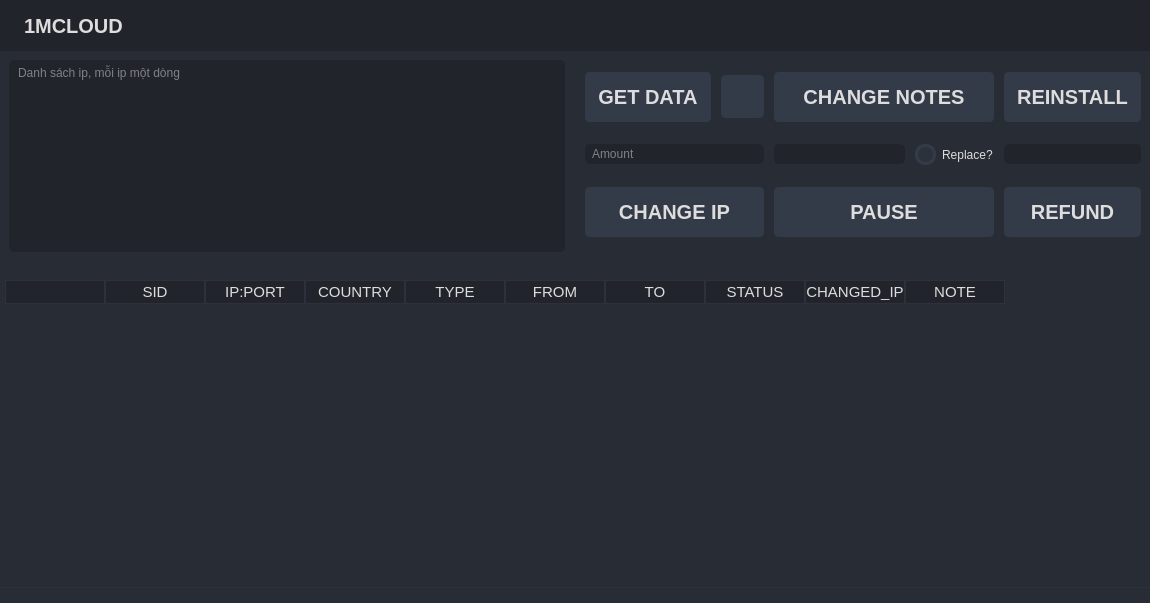
<?xml version="1.0" encoding="UTF-8"?>
<ui version="4.0">
 <class>MainWindow</class>
 <widget class="QMainWindow" name="MainWindow">
  <property name="geometry">
   <rect>
    <x>0</x>
    <y>0</y>
    <width>1150</width>
    <height>603</height>
   </rect>
  </property>
  <property name="windowTitle">
   <string>MainWindow</string>
  </property>
  <widget class="QWidget" name="centralwidget">
   <property name="styleSheet">
    <string notr="true">*{ border: none }
#navigationBar { background-color: transparent }
#navigationBar .QPushButton {
	background-color: transparent; border: none }
#navigationBar .QPushButton:hover {
	background-color: rgb(44, 49, 57);
	border-style: solid; border-radius: 4px }
#navigationBar .QPushButton:pressed {
	background-color: rgb(23, 26, 30);
	border-style: solid;
	border-radius: 4px }
#contentTop { background-color: rgb(33, 37, 43) }
#contentTop .QLabel { background-color: transparent; font-size: 15px }
QWidget {
	background-color: rgb(40, 44, 52);
	color: rgb(221, 221, 221);
	font: 15px &quot;Segoe UI&quot; }
QCheckBox::indicator {
    border: 3px solid rgb(52, 59, 72);
	width: 15px;
	height: 15px;
	border-radius: 10px;
    background: rgb(44, 49, 60) }
QCheckBox::indicator:hover { border: 3px solid rgb(58, 66, 81) }
QCheckBox::indicator:checked {
    background: 3px solid rgb(52, 59, 72);
	border: 3px solid rgb(52, 59, 72);
	background-image: url(:/icons/icons/check.svg) }
QTableCornerButton::section { background-color: rgb(33, 37, 43) }
QTableWidget {	
	padding: 5px;
	gridline-color: rgb(44, 49, 58);
	border-bottom: 1px solid rgb(44, 49, 60); }
QTableWidget::item{ border-color: rgb(44, 49, 60) }
QTableWidget::item:selected{ background-color: rgb(189, 147, 249) }
QHeaderView { qproperty-defaultAlignment: AlignCenter }
QHeaderView::section{
	background-color: rgb(33, 37, 43);
	border: 1px solid rgb(44, 49, 60);
	font-size: 15px }
QScrollBar:horizontal {
	border: none;
	background: rgb(52, 59, 72);
	height: 8px;
	margin: 0px 21px 0 21px;
	border-radius: 0px }
QScrollBar::handle:horizontal {
	background: rgb(189, 147, 249);
	min-width: 25px;
	border-radius: 4px }
QScrollBar::handle:horizontal:hover, QScrollBar::handle:vertical:hover {
	background: rgb(208, 181, 249) }
QScrollBar::handle:horizontal:pressed, QScrollBar::handle:vertical:pressed {
	background: rgb(161, 103, 249) }
QScrollBar::add-line:horizontal {
	border: none;
	background: rgb(55, 63, 77);
	width: 20px;
	border-top-right-radius: 4px;
	border-bottom-right-radius: 4px;
	subcontrol-position: right;
	subcontrol-origin: margin }
QScrollBar::sub-line:horizontal {
	border: none;
	background: rgb(55, 63, 77);
	width: 20px;
	border-top-left-radius: 4px;
	border-bottom-left-radius: 4px;
	subcontrol-position: left;
	subcontrol-origin: margin }
QScrollBar::up-arrow:horizontal, QScrollBar::down-arrow:horizontal,
QScrollBar::add-page:horizontal, QScrollBar::sub-page:horizontal,
QScrollBar::up-arrow:vertical, QScrollBar::down-arrow:vertical,
QScrollBar::add-page:vertical, QScrollBar::sub-page:vertical {
	background: none }
 QScrollBar:vertical {
	border: none;
    background: rgb(52, 59, 72);
    width: 8px;
    margin: 21px 0 21px 0;
	border-radius: 0px }
QScrollBar::handle:vertical {	
	background: rgb(189, 147, 249);
	min-height: 25px;
	border-radius: 4px }
QScrollBar::add-line:vertical {
	border: none;
	background: rgb(55, 63, 77);
	height: 20px;
	border-bottom-left-radius: 4px;
	border-bottom-right-radius: 4px;
	subcontrol-position: bottom;
	subcontrol-origin: margin }
QScrollBar::sub-line:vertical {
	border: none;
	background: rgb(55, 63, 77);
	height: 20px;
	border-top-left-radius: 4px;
	border-top-right-radius: 4px;
	subcontrol-position: top;
	subcontrol-origin: margin }
QScrollBar::add-line:horizontal:hover, QScrollBar::sub-line:horizontal:hover,
QScrollBar::add-line:vertical:hover, QScrollBar::sub-line:vertical:hover {
	background: rgb(64, 69, 77) }
QScrollBar::add-line:horizontal:pressed, QScrollBar::sub-line:horizontal:pressed,
QScrollBar::add-line:vertical:pressed, QScrollBar::sub-line:vertical:pressed {
	background: rgb(189, 147, 249) }</string>
   </property>
   <layout class="QGridLayout" name="gridLayout" rowstretch="0,0,0,0,0,0,0,1,0">
    <property name="leftMargin">
     <number>0</number>
    </property>
    <property name="topMargin">
     <number>0</number>
    </property>
    <property name="rightMargin">
     <number>0</number>
    </property>
    <property name="bottomMargin">
     <number>0</number>
    </property>
    <property name="spacing">
     <number>0</number>
    </property>
    <item row="8" column="1" alignment="Qt::AlignmentFlag::AlignRight">
     <widget class="QFrame" name="sizeGrip">
      <property name="minimumSize">
       <size>
        <width>15</width>
        <height>15</height>
       </size>
      </property>
      <property name="cursor">
       <cursorShape>SizeFDiagCursor</cursorShape>
      </property>
     </widget>
    </item>
    <item row="0" column="0" colspan="2">
     <widget class="QFrame" name="contentTop">
      <property name="frameShape">
       <enum>QFrame::Shape::StyledPanel</enum>
      </property>
      <property name="frameShadow">
       <enum>QFrame::Shadow::Raised</enum>
      </property>
      <layout class="QHBoxLayout" name="horizontalLayout">
       <item>
        <widget class="QLabel" name="icon">
         <property name="maximumSize">
          <size>
           <width>40</width>
           <height>16777215</height>
          </size>
         </property>
         <property name="pixmap">
          <pixmap resource="../resources/resources.qrc">:/icons/icons/Logo.svg</pixmap>
         </property>
         <property name="alignment">
          <set>Qt::AlignmentFlag::AlignCenter</set>
         </property>
        </widget>
       </item>
       <item>
        <widget class="QLabel" name="title">
         <property name="sizePolicy">
          <sizepolicy hsizetype="Expanding" vsizetype="Preferred">
           <horstretch>0</horstretch>
           <verstretch>0</verstretch>
          </sizepolicy>
         </property>
         <property name="font">
          <font>
           <family>Segoe UI</family>
           <pointsize>-1</pointsize>
           <italic>false</italic>
           <bold>true</bold>
          </font>
         </property>
         <property name="styleSheet">
          <string notr="true">#title{font-size: 20px; font-weight: bold}</string>
         </property>
         <property name="text">
          <string>1MCLOUD</string>
         </property>
        </widget>
       </item>
       <item alignment="Qt::AlignmentFlag::AlignRight">
        <widget class="QFrame" name="navigationBar">
         <property name="sizePolicy">
          <sizepolicy hsizetype="Fixed" vsizetype="Preferred">
           <horstretch>0</horstretch>
           <verstretch>0</verstretch>
          </sizepolicy>
         </property>
         <layout class="QHBoxLayout">
          <property name="spacing">
           <number>0</number>
          </property>
          <property name="leftMargin">
           <number>0</number>
          </property>
          <property name="topMargin">
           <number>0</number>
          </property>
          <property name="rightMargin">
           <number>0</number>
          </property>
          <property name="bottomMargin">
           <number>0</number>
          </property>
          <item>
           <widget class="QPushButton" name="minimizeBtn">
            <property name="minimumSize">
             <size>
              <width>33</width>
              <height>33</height>
             </size>
            </property>
            <property name="font">
             <font>
              <family>Segoe UI</family>
              <pointsize>-1</pointsize>
              <italic>false</italic>
              <bold>false</bold>
             </font>
            </property>
            <property name="icon">
             <iconset resource="../resources/resources.qrc">
              <normaloff>:/icons/icons/minimize.svg</normaloff>:/icons/icons/minimize.svg</iconset>
            </property>
            <property name="iconSize">
             <size>
              <width>15</width>
              <height>15</height>
             </size>
            </property>
           </widget>
          </item>
          <item>
           <widget class="QPushButton" name="changeWindowBtn">
            <property name="minimumSize">
             <size>
              <width>33</width>
              <height>33</height>
             </size>
            </property>
            <property name="icon">
             <iconset resource="../resources/resources.qrc">
              <normaloff>:/icons/icons/maximize.svg</normaloff>
              <normalon>:/icons/icons/restore.svg</normalon>:/icons/icons/maximize.svg</iconset>
            </property>
            <property name="iconSize">
             <size>
              <width>15</width>
              <height>15</height>
             </size>
            </property>
            <property name="checkable">
             <bool>true</bool>
            </property>
           </widget>
          </item>
          <item>
           <widget class="QPushButton" name="closeBtn">
            <property name="minimumSize">
             <size>
              <width>33</width>
              <height>33</height>
             </size>
            </property>
            <property name="icon">
             <iconset resource="../resources/resources.qrc">
              <normaloff>:/icons/icons/close.svg</normaloff>:/icons/icons/close.svg</iconset>
            </property>
            <property name="iconSize">
             <size>
              <width>15</width>
              <height>15</height>
             </size>
            </property>
           </widget>
          </item>
         </layout>
        </widget>
       </item>
      </layout>
     </widget>
    </item>
    <item row="4" column="0" colspan="2">
     <widget class="QFrame" name="frame">
      <property name="sizePolicy">
       <sizepolicy hsizetype="Preferred" vsizetype="Expanding">
        <horstretch>0</horstretch>
        <verstretch>0</verstretch>
       </sizepolicy>
      </property>
      <property name="styleSheet">
       <string notr="true">QPushButton {
	font: 20px;
	font-weight: bold;
	border: 3px solid rgb(52, 59, 72);
	border-radius: 5px;	
	background-color: rgb(52, 59, 72);
	padding: 10px }
QPushButton:hover {
	background-color: rgb(57, 65, 80);
	border: 3px solid rgb(61, 70, 86) }
QPushButton:pressed {	
	background-color: rgb(35, 40, 49);
	border: 3px solid rgb(43, 50, 61) }
QLabel { qproperty-alignment: AlignCenter }
QLineEdit, QTextEdit, QPlainTextEdit {
	background-color: rgb(33, 37, 43);
	border-radius: 5px;
	border: 2px solid rgb(33, 37, 43);
	padding-left: 3px;
	selection-color: rgb(255, 255, 255);
	selection-background-color: rgb(255, 121, 198) }
QLineEdit:hover, QTextEdit:hover, QPlainTextEdit:hover { border: 2px solid rgb(64, 71, 88) }
QLineEdit:focus,  QTextEdit:focus, QPlainTextEdit:hover { border: 2px solid rgb(91, 101, 124) }
QComboBox { background-color: rgb(33, 37, 43) }</string>
      </property>
      <property name="frameShape">
       <enum>QFrame::Shape::StyledPanel</enum>
      </property>
      <property name="frameShadow">
       <enum>QFrame::Shadow::Raised</enum>
      </property>
      <layout class="QHBoxLayout" name="horizontalLayout_2">
       <property name="spacing">
        <number>20</number>
       </property>
       <item>
        <widget class="QPlainTextEdit" name="txtIP">
         <property name="placeholderText">
          <string>Danh sách ip, mỗi ip một dòng</string>
         </property>
        </widget>
       </item>
       <item>
        <layout class="QGridLayout" name="gridLayout_2">
         <property name="spacing">
          <number>10</number>
         </property>
         <item row="0" column="0">
          <widget class="QPushButton" name="getData">
           <property name="text">
            <string>GET DATA</string>
           </property>
          </widget>
         </item>
         <item row="0" column="1">
          <widget class="QPushButton" name="reload">
           <property name="maximumSize">
            <size>
             <width>43</width>
             <height>43</height>
            </size>
           </property>
           <property name="icon">
            <iconset resource="../resources/resources.qrc">
             <normaloff>:/icons/icons/update.svg</normaloff>:/icons/icons/update.svg</iconset>
           </property>
           <property name="iconSize">
            <size>
             <width>30</width>
             <height>30</height>
            </size>
           </property>
          </widget>
         </item>
         <item row="0" column="2" colspan="2">
          <widget class="QPushButton" name="changeNotes">
           <property name="text">
            <string>CHANGE NOTES</string>
           </property>
          </widget>
         </item>
         <item row="0" column="4">
          <widget class="QPushButton" name="reInstall">
           <property name="text">
            <string>REINSTALL</string>
           </property>
          </widget>
         </item>
         <item row="1" column="0" colspan="2">
          <widget class="QLineEdit" name="txtAmount">
           <property name="placeholderText">
            <string>Amount</string>
           </property>
          </widget>
         </item>
         <item row="1" column="2">
          <widget class="QLineEdit" name="txtNote"/>
         </item>
         <item row="1" column="3">
          <widget class="QCheckBox" name="replaceCheckbox">
           <property name="text">
            <string>Replace?</string>
           </property>
          </widget>
         </item>
         <item row="1" column="4">
          <widget class="QLineEdit" name="txtReinstall"/>
         </item>
         <item row="2" column="2" colspan="2">
          <widget class="QPushButton" name="pause">
           <property name="text">
            <string>PAUSE</string>
           </property>
          </widget>
         </item>
         <item row="2" column="4">
          <widget class="QPushButton" name="refund">
           <property name="text">
            <string>REFUND</string>
           </property>
          </widget>
         </item>
         <item row="2" column="0" colspan="2">
          <widget class="QPushButton" name="changeIP">
           <property name="text">
            <string>CHANGE IP</string>
           </property>
          </widget>
         </item>
        </layout>
       </item>
      </layout>
     </widget>
    </item>
    <item row="7" column="0" colspan="2">
     <widget class="QTableWidget" name="table">
      <property name="sizePolicy">
       <sizepolicy hsizetype="Expanding" vsizetype="Expanding">
        <horstretch>0</horstretch>
        <verstretch>0</verstretch>
       </sizepolicy>
      </property>
      <column>
       <property name="text">
        <string/>
       </property>
      </column>
      <column>
       <property name="text">
        <string>SID</string>
       </property>
      </column>
      <column>
       <property name="text">
        <string>IP:PORT</string>
       </property>
      </column>
      <column>
       <property name="text">
        <string>COUNTRY</string>
       </property>
      </column>
      <column>
       <property name="text">
        <string>TYPE</string>
       </property>
      </column>
      <column>
       <property name="text">
        <string>FROM</string>
       </property>
      </column>
      <column>
       <property name="text">
        <string>TO</string>
       </property>
      </column>
      <column>
       <property name="text">
        <string>STATUS</string>
       </property>
      </column>
      <column>
       <property name="text">
        <string>CHANGED_IP</string>
       </property>
      </column>
      <column>
       <property name="text">
        <string>NOTE</string>
       </property>
      </column>
     </widget>
    </item>
    <item row="5" column="0" colspan="2">
     <widget class="QLabel" name="statusTable">
      <property name="alignment">
       <set>Qt::AlignmentFlag::AlignCenter</set>
      </property>
     </widget>
    </item>
   </layout>
  </widget>
 </widget>
 <resources>
  <include location="../resources/resources.qrc"/>
  <include location="../../../python/Facebook/remake/resources/resources.qrc"/>
 </resources>
 <connections/>
</ui>
